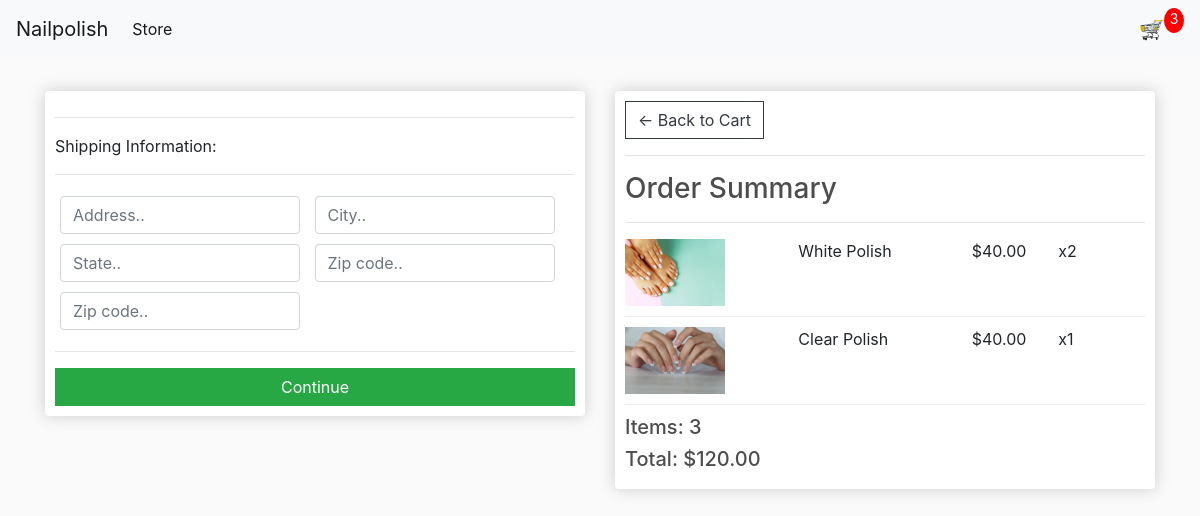
/checkout/ (signed in), run on an earlier commit of the app's database.
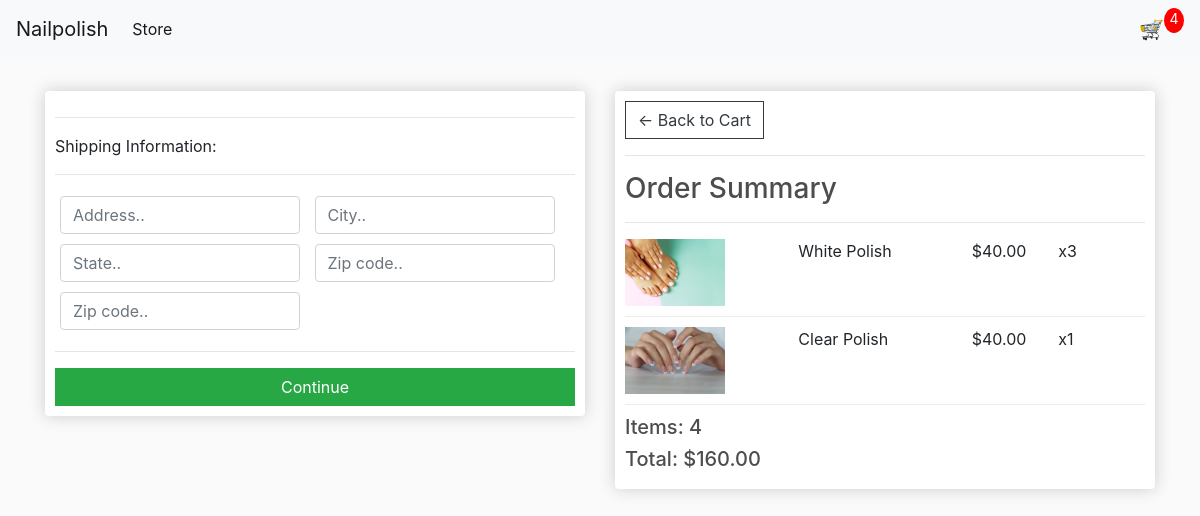
And on a later commit of the database.
### store/models.py (models this page shows, shortened)
class OrderItem(models.Model):
	product = models.ForeignKey(Product, on_delete=models.SET_NULL, null=True)
	order = models.ForeignKey(Order, on_delete=models.SET_NULL, null=True)
	quantity = models.IntegerField(default=0, null=True, blank=True)
	date_added = models.DateTimeField(auto_now_add=True)
	@property
	def get_total(self):
		total = self.product.price * self.quantity
		return total

class Order(models.Model):
	customer = models.ForeignKey(Customer, on_delete=models.SET_NULL, null=True, blank=True)
	date_ordered = models.DateTimeField(auto_now_add=True)
	complete = models.BooleanField(default=False)
	transaction_id = models.CharField(max_length=100, null=True)
	@property
	def shipping(self):
		shipping = False
		orderitems = self.orderitem_set.all()
		for i in orderitems:
			if i.product.digital == False:
				shipping = True
		return shipping
	@property
	def get_cart_total(self):
		orderitems = self.orderitem_set.all()
		total = sum([item.get_total for item in orderitems])
		return total
	@property
	def get_cart_items(self):
		orderitems = self.orderitem_set.all()
		total = sum([item.quantity for item in orderitems])
		return total

class Product(models.Model):
	name = models.CharField(max_length=200)
	price = models.DecimalField(max_digits=7, decimal_places=2)
	digital = models.BooleanField(default=False,null=True, blank=True)
	image = models.ImageField(null=True, blank=True)
	@property
	def imageURL(self):
		try:
			url = self.image.url
		except:
			url = ''
		return url

### store/views.py (the view)
# urls.py: path('checkout/', views.checkout, name="checkout"),
def checkout(request):
	data = cartData(request)
	cartItems = data['cartItems']
	order = data['order']
	items = data['items']
	context = {'items':items, 'order':order, 'cartItems':cartItems}
	return render(request, 'store/checkout.html', context)

### store/utils.py (called while the page is built)
def cartData(request):
	if request.user.is_authenticated:
		customer = request.user.customer
		order, created = Order.objects.get_or_create(customer=customer, complete=False)
		items = order.orderitem_set.all()
		cartItems = order.get_cart_items
	else:
		cookieData = cookieCart(request)
		cartItems = cookieData['cartItems']
		order = cookieData['order']
		items = cookieData['items']
	return {'cartItems':cartItems ,'order':order, 'items':items}

### store/templates/store/checkout.html (shortened to what this page needs)
{% extends 'store/main.html' %}
{% load static %}
{% block content %}
     <div class="row">
		<div class="col-lg-6">
			<div class="box-element" id="form-wrapper">
				<form id="form">
					<div id="shipping-info">
						<hr>
						<p>Shipping Information:</p>
						<hr>
						<div class="form-field">
							<input class="form-control" type="text" name="address" placeholder="Address..">
						</div>
						<div class="form-field">
							<input class="form-control" type="text" name="city" placeholder="City..">
						</div>
						<div class="form-field">
							<input class="form-control" type="text" name="state" placeholder="State..">
						</div>
						<div class="form-field">
							<input class="form-control" type="text" name="zipcode" placeholder="Zip code..">
						</div>
						<div class="form-field">
							<input class="form-control" type="text" name="country" placeholder="Zip code..">
						</div>
					</div>
					<hr>
					<input id="form-button" class="btn btn-success btn-block" type="submit" value="Continue">
				</form>
			</div>
			<br>
		</div>
		<div class="col-lg-6">
			<div class="box-element">
				<a  class="btn btn-outline-dark" href="{% url 'cart' %}">&#x2190; Back to Cart</a>
				<hr>
				<h3>Order Summary</h3>
				<hr>
				{% for item in items %}
				<div class="cart-row">
					<div style="flex:2"><img class="row-image" src="{{item.product.imageURL}}"></div>
					<div style="flex:2"><p>{{item.product.name}}</p></div>
					<div style="flex:1"><p>${{item.product.price|floatformat:2}}</p></div>
					<div style="flex:1"><p>x{{item.quantity}}</p></div>
				</div>
				{% endfor %}
				<h5>Items:   {{order.get_cart_items}}</h5>
				<h5>Total:   ${{order.get_cart_total|floatformat:2}}</h5>
			</div>
		</div>
	</div>
{% endblock content %}

What changed in the data, as far as the page shows it:
changed OrderItem "White Polish": quantity "2" → "3"
changed through a linked row, Order: get_cart_items "3" → "4"; get_cart_total "120.00" → "160.00"
Also different on the page:
{{ cartItems }}: "3" → "4"
